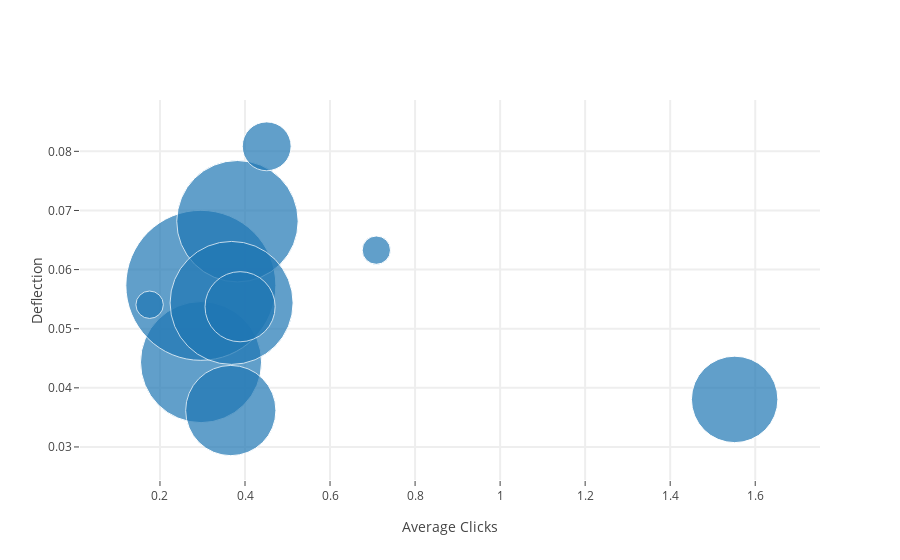

Notebook code cell kept with this figure:
### Code cell
topic_to_session = read_document_map('../output/comprehend/VMwareLastMonth10Topics', 10)
deflection_rates = find_deflection_rates(topic_to_session)
click_rates = find_click_rates(topic_to_session)
counts = [len(session_ids) for session_ids in topic_to_session]
names = list(read_topic_terms('../output/comprehend/VMwareLastMonth10Topics', 3).values())

deflection_vs_click(names, counts, click_rates, deflection_rates)

### Figure 1 — Plotly figure (JSON) as saved in the notebook; plotly's stock layout.template omitted (floating-point values rounded to 4 significant figures)
{"data": [{"hoverinfo": "text", "marker": {"size": [1443, 2215, 1452, 1490, 802, 235, 736, 74, 484, 79], "sizemode": "area", "sizeref": 0.1969}, "mode": "markers", "text": ["host, esxi, vcenter", "vm, file, error", "host, storage, cluster", "disk, space, vsan", "virtual, snapshot, window", "service, start, vcenter", "upgrade, esxi, version", "server, service, start", "esxi, host, purple", "network, vms, snapshot"], "type": "scatter", "x": [0.2966, 0.2962, 0.3822, 0.3685, 0.3666, 0.4511, 1.552, 0.1757, 0.3884, 0.7089], "y": [0.04435, 0.05734, 0.06818, 0.05436, 0.03616, 0.08085, 0.03804, 0.05405, 0.05372, 0.06329]}], "layout": {"xaxis": {"gridwidth": 2, "ticklen": 5, "title": "Average Clicks", "zerolinewidth": 1}, "yaxis": {"gridwidth": 2, "ticklen": 5, "title": "Deflection", "zerolinewidth": 1}}}
